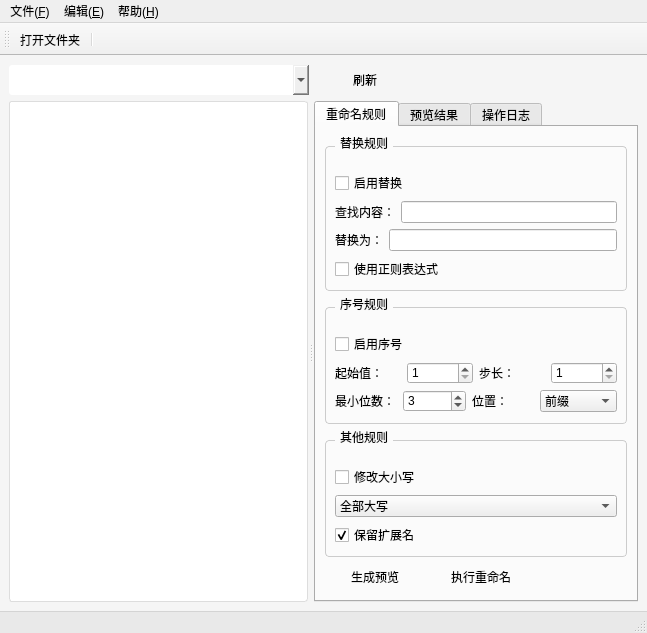
<?xml version="1.0" encoding="UTF-8"?>
<ui version="4.0">
 <class>MainWindow</class>
 <widget class="QMainWindow" name="MainWindow">
  <property name="geometry">
   <rect>
    <x>0</x>
    <y>0</y>
    <width>647</width>
    <height>588</height>
   </rect>
  </property>
  <property name="windowTitle">
   <string>文件批量重命名工具</string>
  </property>
  <property name="styleSheet">
   <string notr="true">QMainWindow {
    background-color: #f5f5f5;
}
QGroupBox {
    border: 1px solid #ccc;
    border-radius: 4px;
    margin-top: 10px;
    padding-top: 15px;
}
QGroupBox::title {
    subcontrol-origin: margin;
    left: 10px;
    padding: 0 3px;
}
QTreeView, QTableView, QTextEdit {
    border: 1px solid #ddd;
    border-radius: 3px;
    background: white;
}
QPushButton {
    min-width: 80px;
    padding: 5px 10px;
    border-radius: 4px;
}
QPushButton:hover {
    background: #e0e0e0;
}
QStatusBar {
    background: #e9e9e9;
    border-top: 1px solid #d4d4d4;
}</string>
  </property>
  <widget class="QWidget" name="centralWidget">
   <layout class="QVBoxLayout" name="verticalLayout_Main">
    <item>
     <layout class="QHBoxLayout" name="horizontalLayout_Path">
      <item>
       <widget class="QComboBox" name="comboBox_Path">
        <property name="minimumSize">
         <size>
          <width>300</width>
          <height>30</height>
         </size>
        </property>
        <property name="styleSheet">
         <string notr="true">QComboBox {
    padding: 3px;
    border-radius: 3px;
}</string>
        </property>
       </widget>
      </item>
      <item>
       <widget class="QPushButton" name="pushButton_Refresh">
        <property name="text">
         <string>刷新</string>
        </property>
        <property name="icon">
         <iconset>
          <normaloff>:/icons/refresh.png</normaloff>:/icons/refresh.png</iconset>
        </property>
       </widget>
      </item>
      <item>
       <spacer name="horizontalSpacer_Path">
        <property name="orientation">
         <enum>Qt::Horizontal</enum>
        </property>
        <property name="sizeHint" stdset="0">
         <size>
          <width>40</width>
          <height>20</height>
         </size>
        </property>
       </spacer>
      </item>
     </layout>
    </item>
    <item>
     <widget class="QSplitter" name="splitter">
      <property name="orientation">
       <enum>Qt::Horizontal</enum>
      </property>
      <property name="opaqueResize">
       <bool>true</bool>
      </property>
      <property name="handleWidth">
       <number>6</number>
      </property>
      <widget class="QTreeView" name="treeView">
       <property name="minimumSize">
        <size>
         <width>250</width>
         <height>0</height>
        </size>
       </property>
       <property name="contextMenuPolicy">
        <enum>Qt::CustomContextMenu</enum>
       </property>
       <property name="selectionMode">
        <enum>QAbstractItemView::ExtendedSelection</enum>
       </property>
       <property name="animated">
        <bool>true</bool>
       </property>
       <property name="headerHidden">
        <bool>true</bool>
       </property>
      </widget>
      <widget class="QTabWidget" name="tabWidget">
       <property name="currentIndex">
        <number>0</number>
       </property>
       <widget class="QWidget" name="tab_Rules">
        <attribute name="title">
         <string>重命名规则</string>
        </attribute>
        <layout class="QVBoxLayout" name="verticalLayout_Rules">
         <item>
          <widget class="QGroupBox" name="groupBox_Replace">
           <property name="title">
            <string>替换规则</string>
           </property>
           <layout class="QVBoxLayout" name="verticalLayout_Replace">
            <item>
             <widget class="QCheckBox" name="checkBox_Replace">
              <property name="text">
               <string>启用替换</string>
              </property>
             </widget>
            </item>
            <item>
             <layout class="QHBoxLayout" name="horizontalLayout_Find">
              <item>
               <widget class="QLabel" name="label_Find">
                <property name="text">
                 <string>查找内容：</string>
                </property>
               </widget>
              </item>
              <item>
               <widget class="QLineEdit" name="lineEdit_Find"/>
              </item>
             </layout>
            </item>
            <item>
             <layout class="QHBoxLayout" name="horizontalLayout_Replace">
              <item>
               <widget class="QLabel" name="label_Replace">
                <property name="text">
                 <string>替换为：</string>
                </property>
               </widget>
              </item>
              <item>
               <widget class="QLineEdit" name="lineEdit_Replace"/>
              </item>
             </layout>
            </item>
            <item>
             <widget class="QCheckBox" name="checkBox_Regex">
              <property name="text">
               <string>使用正则表达式</string>
              </property>
             </widget>
            </item>
           </layout>
          </widget>
         </item>
         <item>
          <widget class="QGroupBox" name="groupBox_Sequence">
           <property name="title">
            <string>序号规则</string>
           </property>
           <layout class="QVBoxLayout" name="verticalLayout_Sequence">
            <item>
             <widget class="QCheckBox" name="checkBox_Sequence">
              <property name="text">
               <string>启用序号</string>
              </property>
             </widget>
            </item>
            <item>
             <layout class="QHBoxLayout" name="horizontalLayout_Sequence">
              <item>
               <widget class="QLabel" name="label_Start">
                <property name="text">
                 <string>起始值：</string>
                </property>
               </widget>
              </item>
              <item>
               <widget class="QSpinBox" name="spinBox_Start">
                <property name="minimum">
                 <number>1</number>
                </property>
                <property name="maximum">
                 <number>9999</number>
                </property>
                <property name="value">
                 <number>1</number>
                </property>
               </widget>
              </item>
              <item>
               <widget class="QLabel" name="label_Step">
                <property name="text">
                 <string>步长：</string>
                </property>
               </widget>
              </item>
              <item>
               <widget class="QSpinBox" name="spinBox_Step">
                <property name="minimum">
                 <number>1</number>
                </property>
                <property name="maximum">
                 <number>100</number>
                </property>
                <property name="value">
                 <number>1</number>
                </property>
               </widget>
              </item>
             </layout>
            </item>
            <item>
             <layout class="QHBoxLayout" name="horizontalLayout_Digits">
              <item>
               <widget class="QLabel" name="label_Digits">
                <property name="text">
                 <string>最小位数：</string>
                </property>
               </widget>
              </item>
              <item>
               <widget class="QSpinBox" name="spinBox_Digits">
                <property name="minimum">
                 <number>1</number>
                </property>
                <property name="maximum">
                 <number>10</number>
                </property>
                <property name="value">
                 <number>3</number>
                </property>
               </widget>
              </item>
              <item>
               <widget class="QLabel" name="label_Position">
                <property name="text">
                 <string>位置：</string>
                </property>
               </widget>
              </item>
              <item>
               <widget class="QComboBox" name="comboBox_Position">
                <item>
                 <property name="text">
                  <string>前缀</string>
                 </property>
                </item>
                <item>
                 <property name="text">
                  <string>后缀</string>
                 </property>
                </item>
                <item>
                 <property name="text">
                  <string>替换原名</string>
                 </property>
                </item>
               </widget>
              </item>
             </layout>
            </item>
           </layout>
          </widget>
         </item>
         <item>
          <widget class="QGroupBox" name="groupBox_Other">
           <property name="title">
            <string>其他规则</string>
           </property>
           <layout class="QVBoxLayout" name="verticalLayout_Other">
            <item>
             <widget class="QCheckBox" name="checkBox_Case">
              <property name="text">
               <string>修改大小写</string>
              </property>
             </widget>
            </item>
            <item>
             <widget class="QComboBox" name="comboBox_Case">
              <item>
               <property name="text">
                <string>全部大写</string>
               </property>
              </item>
              <item>
               <property name="text">
                <string>全部小写</string>
               </property>
              </item>
              <item>
               <property name="text">
                <string>首字母大写</string>
               </property>
              </item>
             </widget>
            </item>
            <item>
             <widget class="QCheckBox" name="checkBox_Extension">
              <property name="text">
               <string>保留扩展名</string>
              </property>
              <property name="checked">
               <bool>true</bool>
              </property>
             </widget>
            </item>
           </layout>
          </widget>
         </item>
         <item>
          <layout class="QHBoxLayout" name="horizontalLayout_Buttons">
           <item>
            <widget class="QPushButton" name="pushButton_Preview">
             <property name="text">
              <string>生成预览</string>
             </property>
             <property name="icon">
              <iconset>
               <normaloff>:/icons/preview.png</normaloff>:/icons/preview.png</iconset>
             </property>
            </widget>
           </item>
           <item>
            <widget class="QPushButton" name="pushButton_Execute">
             <property name="text">
              <string>执行重命名</string>
             </property>
             <property name="icon">
              <iconset>
               <normaloff>:/icons/execute.png</normaloff>:/icons/execute.png</iconset>
             </property>
            </widget>
           </item>
           <item>
            <spacer name="horizontalSpacer_Buttons">
             <property name="orientation">
              <enum>Qt::Horizontal</enum>
             </property>
             <property name="sizeHint" stdset="0">
              <size>
               <width>40</width>
               <height>20</height>
              </size>
             </property>
            </spacer>
           </item>
          </layout>
         </item>
        </layout>
       </widget>
       <widget class="QWidget" name="tab_Preview">
        <attribute name="title">
         <string>预览结果</string>
        </attribute>
        <layout class="QVBoxLayout" name="verticalLayout_Preview">
         <item>
          <widget class="QTableView" name="previewTable">
           <property name="alternatingRowColors">
            <bool>true</bool>
           </property>
           <property name="selectionMode">
            <enum>QAbstractItemView::NoSelection</enum>
           </property>
           <property name="showGrid">
            <bool>false</bool>
           </property>
          </widget>
         </item>
        </layout>
       </widget>
       <widget class="QWidget" name="tab_Log">
        <attribute name="title">
         <string>操作日志</string>
        </attribute>
        <layout class="QVBoxLayout" name="verticalLayout_Log">
         <item>
          <widget class="QTextEdit" name="textEdit_Log">
           <property name="readOnly">
            <bool>true</bool>
           </property>
          </widget>
         </item>
        </layout>
       </widget>
      </widget>
     </widget>
    </item>
   </layout>
  </widget>
  <widget class="QMenuBar" name="menuBar">
   <property name="geometry">
    <rect>
     <x>0</x>
     <y>0</y>
     <width>647</width>
     <height>23</height>
    </rect>
   </property>
   <widget class="QMenu" name="menu_File">
    <property name="title">
     <string>文件(&amp;F)</string>
    </property>
    <addaction name="action_OpenFolder"/>
    <addaction name="separator"/>
    <addaction name="action_Exit"/>
   </widget>
   <widget class="QMenu" name="menu_Edit">
    <property name="title">
     <string>编辑(&amp;E)</string>
    </property>
   </widget>
   <widget class="QMenu" name="menu_Help">
    <property name="title">
     <string>帮助(&amp;H)</string>
    </property>
   </widget>
   <addaction name="menu_File"/>
   <addaction name="menu_Edit"/>
   <addaction name="menu_Help"/>
  </widget>
  <widget class="QToolBar" name="toolBar">
   <attribute name="toolBarArea">
    <enum>TopToolBarArea</enum>
   </attribute>
   <attribute name="toolBarBreak">
    <bool>false</bool>
   </attribute>
   <addaction name="action_OpenFolder"/>
   <addaction name="separator"/>
  </widget>
  <widget class="QStatusBar" name="statusBar"/>
  <action name="action_OpenFolder">
   <property name="icon">
    <iconset>
     <normaloff>:/icons/folder_open.png</normaloff>:/icons/folder_open.png</iconset>
   </property>
   <property name="text">
    <string>打开文件夹</string>
   </property>
   <property name="shortcut">
    <string>Ctrl+O</string>
   </property>
  </action>
  <action name="action_Exit">
   <property name="icon">
    <iconset>
     <normaloff>:/icons/exit.png</normaloff>:/icons/exit.png</iconset>
   </property>
   <property name="text">
    <string>退出</string>
   </property>
   <property name="shortcut">
    <string>Ctrl+Q</string>
   </property>
  </action>
  <action name="separator">
   <property name="separator" stdset="0">
    <bool>true</bool>
   </property>
  </action>
 </widget>
 <resources/>
 <connections>
  <connection>
   <sender>action_OpenFolder</sender>
   <signal>triggered()</signal>
   <receiver>MainWindow</receiver>
   <slot>onOpenFolder()</slot>
   <hints>
    <hint type="sourcelabel">
     <x>-1</x>
     <y>-1</y>
    </hint>
    <hint type="destinationlabel">
     <x>248</x>
     <y>145</y>
    </hint>
   </hints>
  </connection>
  <connection>
   <sender>pushButton_Preview</sender>
   <signal>clicked()</signal>
   <receiver>MainWindow</receiver>
   <slot>onGeneratePreview()</slot>
   <hints>
    <hint type="sourcelabel">
     <x>20</x>
     <y>20</y>
    </hint>
    <hint type="destinationlabel">
     <x>20</x>
     <y>20</y>
    </hint>
   </hints>
  </connection>
  <connection>
   <sender>pushButton_Execute</sender>
   <signal>clicked()</signal>
   <receiver>MainWindow</receiver>
   <slot>onExecuteRename()</slot>
   <hints>
    <hint type="sourcelabel">
     <x>20</x>
     <y>20</y>
    </hint>
    <hint type="destinationlabel">
     <x>20</x>
     <y>20</y>
    </hint>
   </hints>
  </connection>
  <connection>
   <sender>comboBox_Path</sender>
   <signal>currentTextChanged(QString)</signal>
   <receiver>MainWindow</receiver>
   <slot>onPathComboChanged(QString)</slot>
   <hints>
    <hint type="sourcelabel">
     <x>20</x>
     <y>20</y>
    </hint>
    <hint type="destinationlabel">
     <x>20</x>
     <y>20</y>
    </hint>
   </hints>
  </connection>
  <connection>
   <sender>pushButton_Refresh</sender>
   <signal>clicked()</signal>
   <receiver>MainWindow</receiver>
   <slot>fsModel-&gt;setRootPath(fsModel-&gt;rootPath())</slot>
   <hints>
    <hint type="sourcelabel">
     <x>20</x>
     <y>20</y>
    </hint>
    <hint type="destinationlabel">
     <x>20</x>
     <y>20</y>
    </hint>
   </hints>
  </connection>
 </connections>
</ui>
